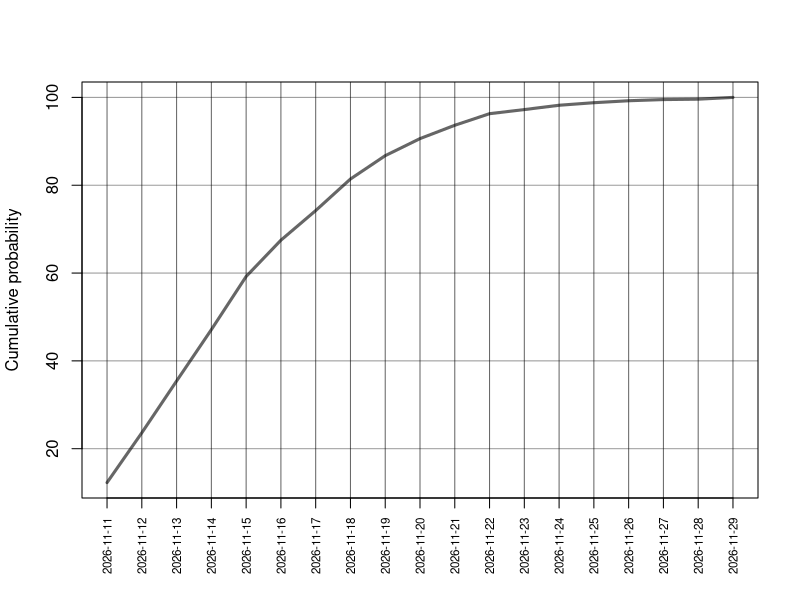

The R script that drew this image:
df <- read.csv('birth.csv')

total <- sum(df$Births)
df$week <- substr(df$Week, 1, 2)
df$day <- substr(df$Week, 5, 5)

df$p <- df$Births / total

# function for getting probability
how <- function(week = 40, day = 3, date = Sys.Date()){
  #which row are you on
  d <- which(df$week == week & df$day == day)
  # get only later rows
  new_df <- df[d:nrow(df),]
  # get total number of births
  new_total <- sum(new_df$Births)
  
  # get percentage for each day
  new_df$percentage <- new_df$Births / new_total * 100
  
  # get cumulative percentage
  new_df$cum_p <- cumsum(new_df$percentage)
  
  new_df$date <- 0:(nrow(new_df) - 1) + date
  
  # subset
  new_df <- new_df[,c('date', 'week', 'day', 'percentage', 'cum_p')]
  return(new_df)
}

temp <- how()

plot(temp$date, temp$cum_p,
     type = 'l',
     col = adjustcolor('black', alpha.f = 0.6),
     lwd = 3, 
     xaxt = 'n',
     xlab = NA,
     ylab = 'Cumulative probability')
axis(side = 1,
     at = temp$date,
     labels = temp$date,
     las = 3,
     cex.axis = 0.7)
abline(h = seq(0, 100, 20),
       col = adjustcolor('black', alpha.f = 0.4))
abline(v = temp$date, 
       col = adjustcolor('black', alpha.f = 0.6))
